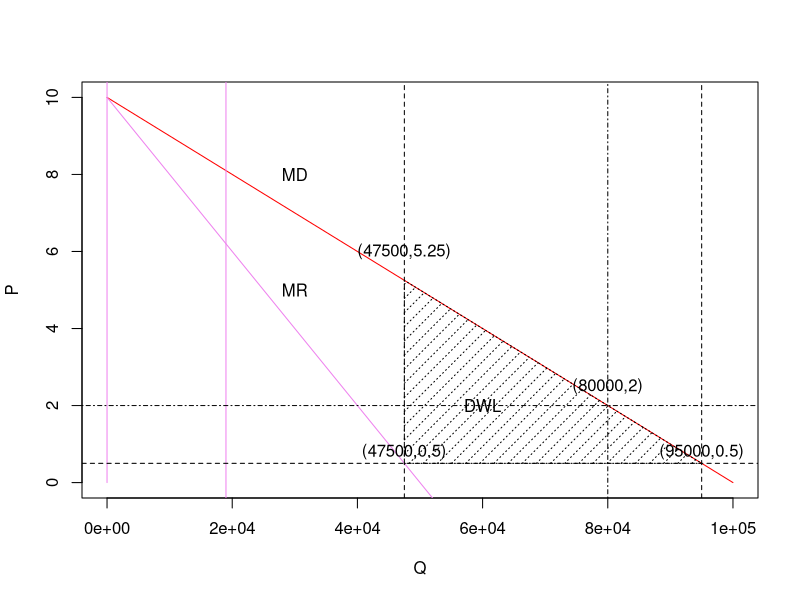

Write the R code that produced this figure.
## ---- chunk 1
curve(10-0.0001*x, 0, 100000,col = "red",xlab ="Q", ylab ="P");text(30000,8, "MD")
curve(10-0.0002*x, add = TRUE, col = "violet");text(30000,5, "MR")
curve(9.5*x-0.0005*x^2, add = TRUE, col = "violet")
abline(h = 0.5, lty = 2);abline(h = 2, lty = 4)
abline(v =95000, lty=2);text(95000,0.8, "(95000,0.5)")
abline(v =47500, lty=2);text(47500,6, "(47500,5.25)");text(47500,0.8, "(47500,0.5)")
abline(v =80000, lty=4);text(80000,2.5, "(80000,2)")
polygon(x=c(47500,95000,47500), y=c(0.5,0.5,5.25), density=10, angle=45,lty =3);text(60000,2, "DWL")
